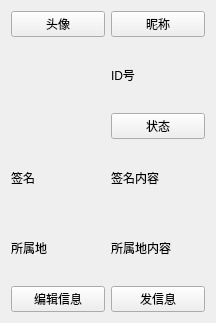
<?xml version="1.0" encoding="UTF-8"?>
<ui version="4.0">
 <class>AvatarPage</class>
 <widget class="QWidget" name="AvatarPage">
  <property name="geometry">
   <rect>
    <x>0</x>
    <y>0</y>
    <width>216</width>
    <height>323</height>
   </rect>
  </property>
  <property name="focusPolicy">
   <enum>Qt::ClickFocus</enum>
  </property>
  <property name="contextMenuPolicy">
   <enum>Qt::DefaultContextMenu</enum>
  </property>
  <property name="windowTitle">
   <string>AvatarPage</string>
  </property>
  <property name="autoFillBackground">
   <bool>false</bool>
  </property>
  <layout class="QGridLayout" name="gridLayout">
   <item row="0" column="0">
    <widget class="QPushButton" name="avatar">
     <property name="text">
      <string>头像</string>
     </property>
    </widget>
   </item>
   <item row="0" column="1">
    <widget class="QPushButton" name="nickname">
     <property name="text">
      <string>昵称</string>
     </property>
    </widget>
   </item>
   <item row="1" column="1">
    <widget class="QLabel" name="ID">
     <property name="text">
      <string>ID号</string>
     </property>
    </widget>
   </item>
   <item row="2" column="1">
    <widget class="QPushButton" name="statu">
     <property name="text">
      <string>状态</string>
     </property>
    </widget>
   </item>
   <item row="3" column="0">
    <widget class="QLabel" name="signature">
     <property name="text">
      <string>签名</string>
     </property>
    </widget>
   </item>
   <item row="3" column="1">
    <widget class="QLabel" name="signatureContent">
     <property name="text">
      <string>签名内容</string>
     </property>
    </widget>
   </item>
   <item row="4" column="0">
    <widget class="QLabel" name="home">
     <property name="text">
      <string>所属地</string>
     </property>
    </widget>
   </item>
   <item row="4" column="1">
    <widget class="QLabel" name="homeContent">
     <property name="text">
      <string>所属地内容</string>
     </property>
    </widget>
   </item>
   <item row="5" column="0">
    <widget class="QPushButton" name="editInfo">
     <property name="text">
      <string>编辑信息</string>
     </property>
    </widget>
   </item>
   <item row="5" column="1">
    <widget class="QPushButton" name="sendMsg">
     <property name="text">
      <string>发信息</string>
     </property>
    </widget>
   </item>
  </layout>
 </widget>
 <resources/>
 <connections/>
</ui>
